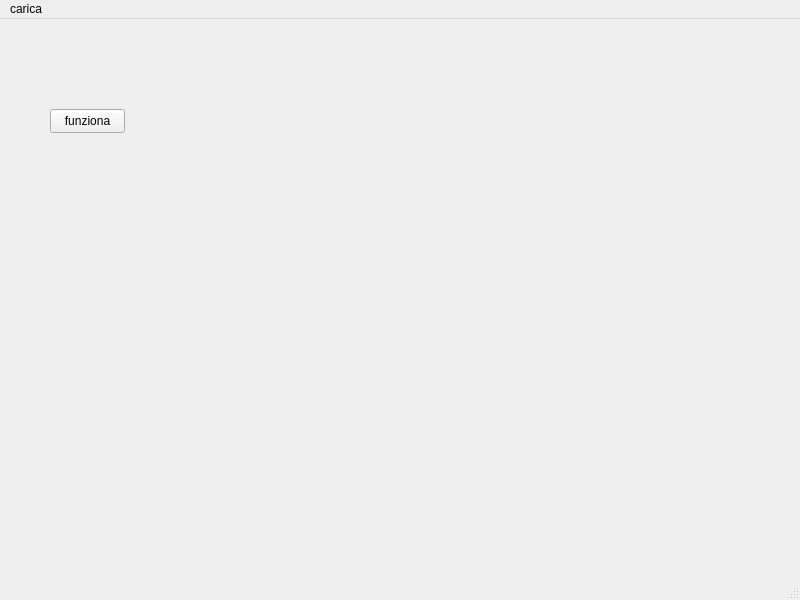
<?xml version="1.0" encoding="UTF-8"?>
<ui version="4.0">
 <class>MainWindow</class>
 <widget class="QMainWindow" name="MainWindow">
  <property name="geometry">
   <rect>
    <x>0</x>
    <y>0</y>
    <width>800</width>
    <height>600</height>
   </rect>
  </property>
  <property name="windowTitle">
   <string>MainWindow</string>
  </property>
  <widget class="QWidget" name="centralwidget">
   <widget class="QPushButton" name="pushButton">
    <property name="geometry">
     <rect>
      <x>50</x>
      <y>90</y>
      <width>75</width>
      <height>24</height>
     </rect>
    </property>
    <property name="text">
     <string>funziona</string>
    </property>
   </widget>
  </widget>
  <widget class="QMenuBar" name="menubar">
   <property name="geometry">
    <rect>
     <x>0</x>
     <y>0</y>
     <width>800</width>
     <height>22</height>
    </rect>
   </property>
   <widget class="QMenu" name="menucarica">
    <property name="title">
     <string>carica</string>
    </property>
   </widget>
   <addaction name="menucarica"/>
  </widget>
  <widget class="QStatusBar" name="statusbar"/>
 </widget>
 <resources/>
 <connections/>
</ui>
